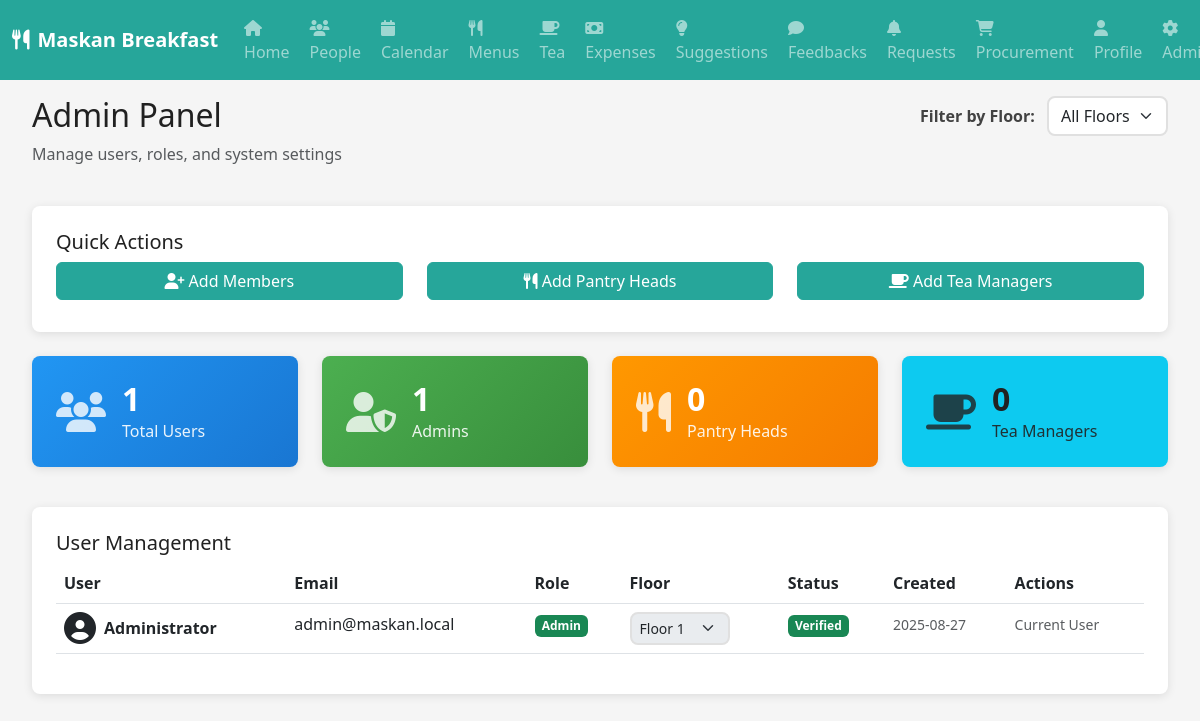
Page /admin (signed in) on the earlier database version.
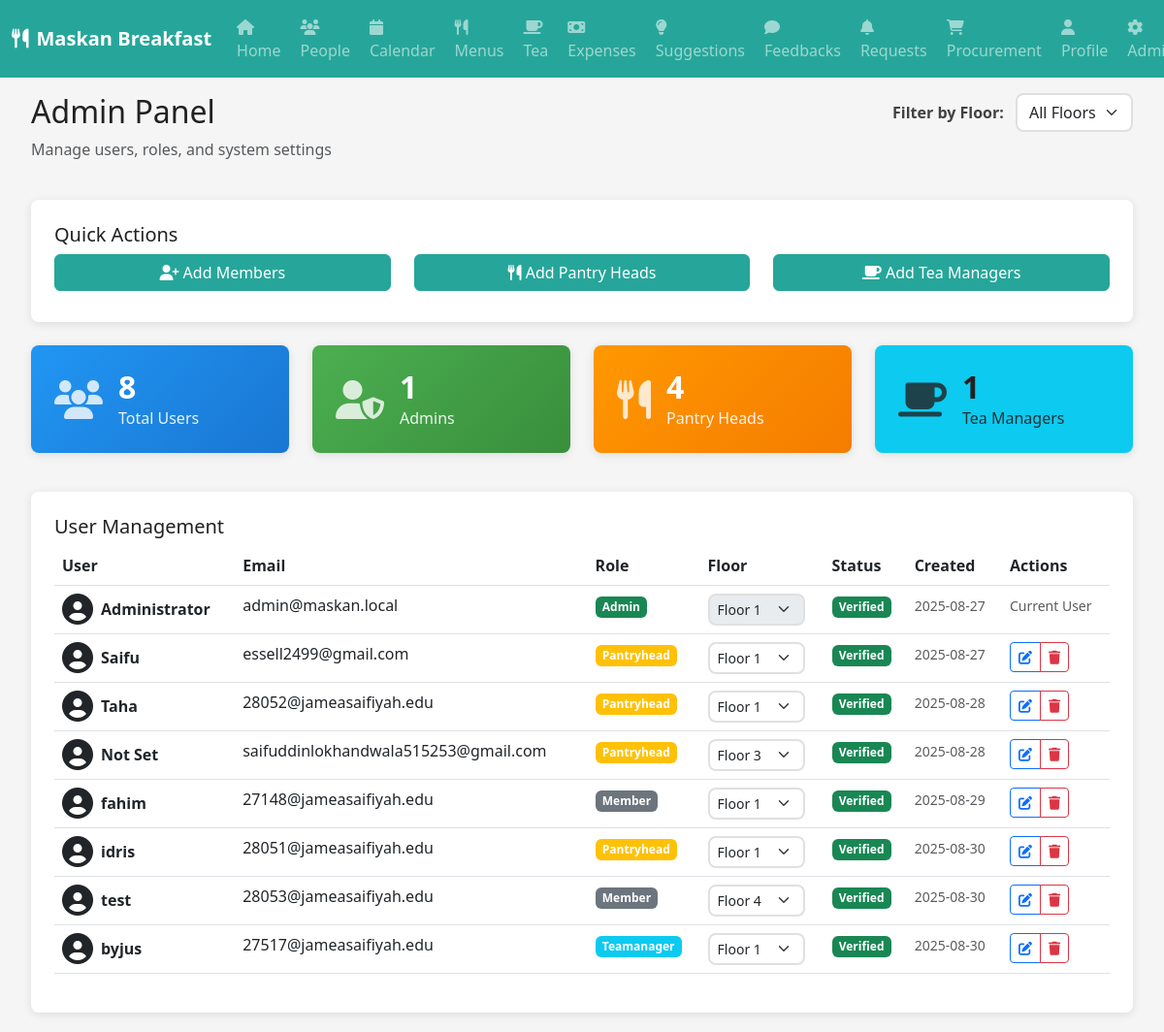
Same page on the later database version.
### models.py (models this page shows)
class User(db.Model):
    id = db.Column(db.Integer, primary_key=True)
    username = db.Column(db.String(64), unique=True, nullable=True)
    email = db.Column(db.String(120), unique=True, nullable=False)
    password_hash = db.Column(db.String(256))
    role = db.Column(db.String(20), nullable=False)
    floor = db.Column(db.Integer, nullable=True)
    is_verified = db.Column(db.Boolean, default=False)
    profile_pic = db.Column(db.String(200), nullable=True)
    created_at = db.Column(db.DateTime, default=datetime.utcnow)
    updated_at = db.Column(db.DateTime, default=datetime.utcnow, onupdate=datetime.utcnow)

### routes.py (the view, shortened to what this page needs)
@app.route('/admin', methods=['GET', 'POST'])
def admin():
    if 'user_id' not in session or session.get('role') != 'admin':
        return redirect(url_for('dashboard'))
    user = User.query.get(session['user_id'])
    all_users = User.query.all()
    return render_template('admin.html', user=user, all_users=all_users)

### routes.py (called while the page is built)
@app.context_processor
def inject_user():
    if 'user_id' in session:
        user = User.query.get(session['user_id'])
        return dict(current_user=user)
    return dict(current_user=None)

### templates/admin.html (shortened to what the changed rows need)
{% extends "base.html" %}
{% block content %}
<div class="container-fluid">
    <div class="row mb-4">
        <div class="col-md-6">
            <h2>Admin Panel</h2>
        </div>
    </div>
    <div class="row mb-4">
        <div class="col-md-3">
            <div class="stat-card bg-primary">
                <div class="stat-content">
                    <h3>{{ all_users|length }}</h3>
                    <p>Total Users</p>
                </div>
            </div>
        </div>
        <div class="col-md-3">
            <div class="stat-card bg-warning">
                <div class="stat-content">
                    <h3>{{ all_users|selectattr('role', 'equalto', 'pantryHead')|list|length }}</h3>
                    <p>Pantry Heads</p>
                </div>
            </div>
        </div>
        <div class="col-md-3">
            <div class="stat-card bg-info">
                <div class="stat-content">
                    <h3>{{ all_users|selectattr('role', 'equalto', 'teaManager')|list|length }}</h3>
                    <p>Tea Managers</p>
                </div>
            </div>
        </div>
    </div>
    <div class="row">
        <div class="col-md-12">
            <div class="admin-table-card">
                <div class="table-responsive">
                    <table class="table table-hover">
                        <thead>
                            <tr>
                                <th>User</th>
                                <th>Email</th>
                                <th>Role</th>
                                <th>Floor</th>
                                <th>Status</th>
                                <th>Created</th>
                                <th>Actions</th>
                            </tr>
                        </thead>
                        <tbody>
                            {% for admin_user in all_users %}
                            <tr class="user-row" data-floor="{{ admin_user.floor }}">
                                <td>
                                    <div class="user-info">
                                        <i class="fas fa-user-circle fa-2x me-2"></i>
                                        <div>
                                            <strong>{{ admin_user.username or 'Not Set' }}</strong>
                                        </div>
                                    </div>
                                </td>
                                <td>{{ admin_user.email }}</td>
                                <td>
                                    <span class="badge bg-{% if admin_user.role == 'admin' %}success{% elif admin_user.role == 'pantryHead' %}warning{% elif admin_user.role == 'teaManager' %}info{% else %}secondary{% endif %}">
                                        {{ admin_user.role.title() }}
                                    </span>
                                </td>
                                <td>
                                    <form method="POST" style="display: inline;" class="floor-update-form">
                                        <select name="floor" class="form-select form-select-sm" onchange="this.form.submit()" {% if admin_user.role == 'admin' and admin_user.id == user.id %}disabled{% endif %}>
                                            {% for i in range(1, 12) %}
                                            <option value="{{ i }}" {% if i == admin_user.floor %}selected{% endif %}>Floor {{ i }}</option>
                                            {% endfor %}
                                        </select>
                                    </form>
                                </td>
                                <td>
                                    {% if admin_user.is_verified %}
                                        <span class="badge bg-success">Verified</span>
                                    {% else %}
                                        <span class="badge bg-warning">Pending</span>
                                    {% endif %}
                                </td>
                                <td>
                                    <small class="text-muted">
                                        {{ admin_user.created_at.strftime('%Y-%m-%d') if admin_user.created_at else 'N/A' }}
                                    </small>
                                </td>
                                <td>
                                    {% if admin_user.id != user.id %}
                                    <div class="btn-group" role="group">
                                        <button class="btn btn-sm btn-outline-primary" onclick="editUser({{ admin_user.id }}, '{{ admin_user.username or '' }}', '{{ admin_user.email }}', '{{ admin_user.role }}', {{ admin_user.floor }})">
                                            <i class="fas fa-edit"></i>
                                        </button>
                                        <button class="btn btn-sm btn-outline-danger" onclick="deleteUser({{ admin_user.id }}, '{{ admin_user.username or admin_user.email }}')">
                                            <i class="fas fa-trash"></i>
                                        </button>
                                    </div>
                                    {% else %}
                                    <small class="text-muted">Current User</small>
                                    {% endif %}
                                </td>
                            </tr>
                            {% endfor %}
                        </tbody>
                    </table>
                </div>
            </div>
        </div>
    </div>
</div>
{% endblock %}

Differences in the rows shown:
added User: username "Saifu", email "essell2499@gmail.com", role "Pantryhead", floor "Floor 1", is_verified "Verified", created_at "2025-08-27"
added User: username "Taha", email "28052@jameasaifiyah.edu", role "Pantryhead", floor "Floor 1", is_verified "Verified", created_at "2025-08-28"
added User: username "Not Set", email "saifuddinlokhandwala515253@gmail.com", role "Pantryhead", floor "Floor 3", is_verified "Verified", created_at "2025-08-28"
added User: username "fahim", email "27148@jameasaifiyah.edu", role "Member", floor "Floor 1", is_verified "Verified", created_at "2025-08-29"
added User: username "idris", email "28051@jameasaifiyah.edu", role "Pantryhead", floor "Floor 1", is_verified "Verified", created_at "2025-08-30"
added User: username "test", email "28053@jameasaifiyah.edu", role "Member", floor "Floor 4", is_verified "Verified", created_at "2025-08-30"
added User: username "byjus", email "27517@jameasaifiyah.edu", role "Teamanager", floor "Floor 1", is_verified "Verified", created_at "2025-08-30"
Other differences:
{{ all_users|length }}: "1" → "8"
{{ all_users|selectattr('role', 'equalto', 'pantryHead')|list|length }}: "0" → "4"
{{ all_users|selectattr('role', 'equalto', 'teaManager')|list|length }}: "0" → "1"
